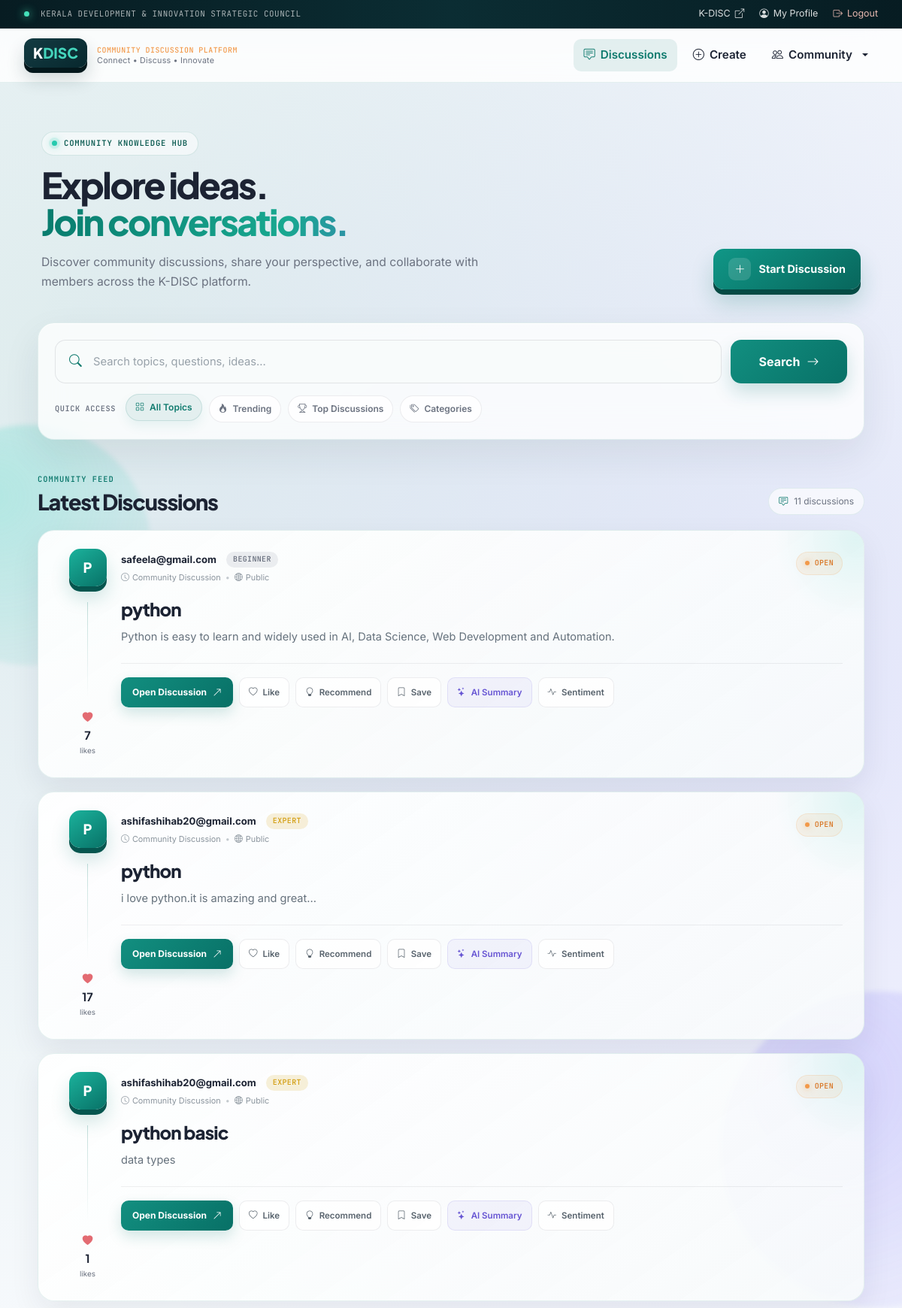
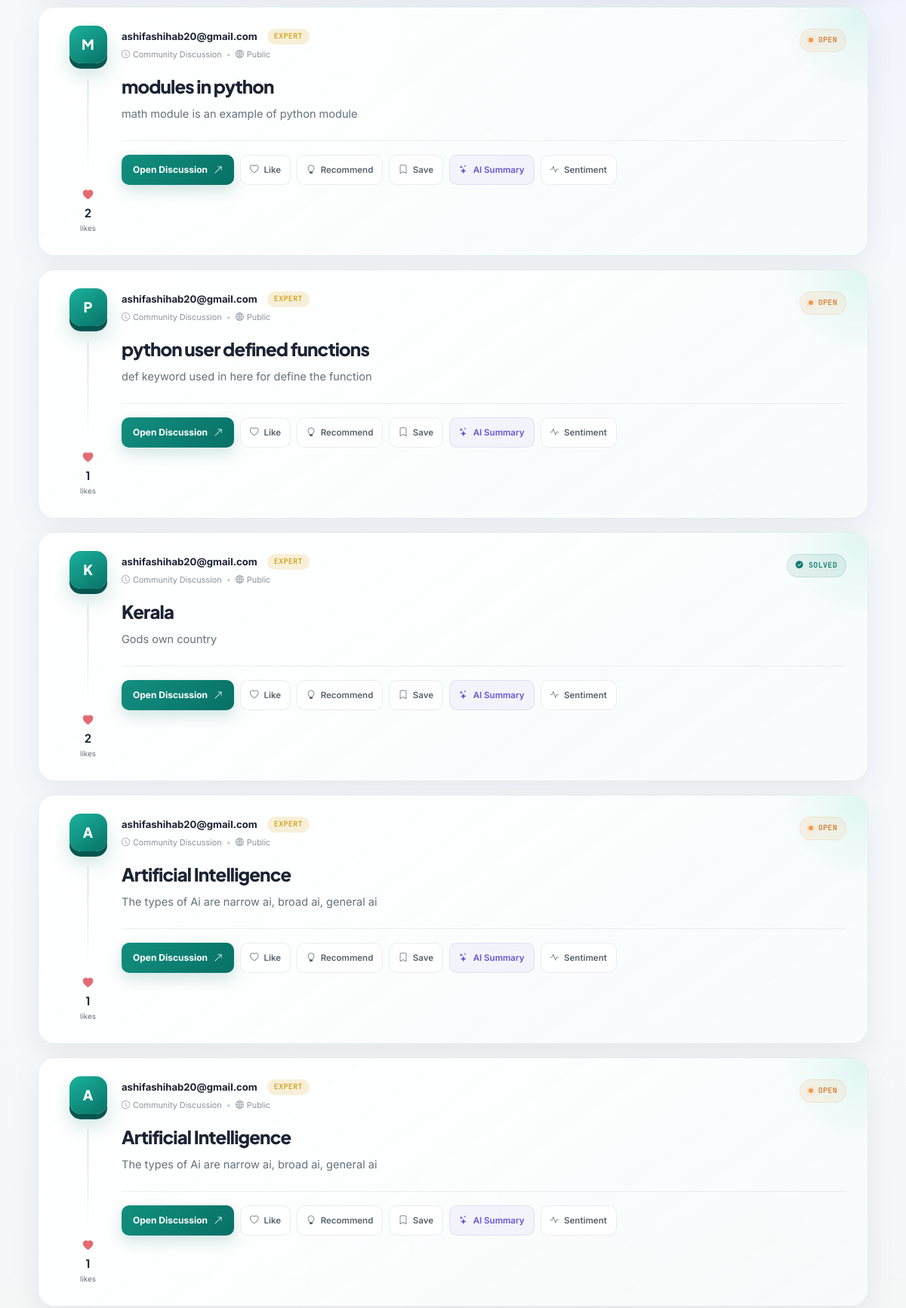
/view_posts (upper part), run on the app's committed database (2 pictures, top to bottom).
### tables this page shows
CREATE TABLE discussions(
    id INTEGER PRIMARY KEY AUTOINCREMENT,
    title TEXT,
    content TEXT
, owner TEXT, likes INTEGER DEFAULT 0, status TEXT DEFAULT 'Open');

### flask_backend/app.py (the view, shortened to what this page needs)
@app.route("/view_posts")
def view_posts():
    search = request.args.get("search", "")
    conn = sqlite3.connect(DB_PATH)
    cursor = conn.cursor()
    if search:
        cursor.execute(
            """
            SELECT *
            FROM discussions
            WHERE title LIKE ?
            """,
            ('%' + search + '%',)
        )
    else:
        cursor.execute(
            """
            SELECT *
            FROM discussions
            """
        )
    posts = cursor.fetchall()
    author_badges = {}
    for post in posts:
        owner = post[3]
        if owner not in author_badges:
            author_badges[owner] = get_user_badge(
                owner,
                cursor
            )
    saved_ids = []
    liked_ids = []
    conn.close()
    return render_template(
        "view_posts.html",
        posts=posts,
        current_user=session.get("user"),
        author_badges=author_badges,
        saved_ids=saved_ids,
        liked_ids=liked_ids
    )

### flask_backend/app.py (called while the page is built)
def get_user_badge(email, cursor):
    cursor.execute(
        "SELECT * FROM discussions WHERE owner=?",
        (email,)
    )
    user_posts = cursor.fetchall()
    total_likes = sum(post[4] for post in user_posts)
    total_comments = 0
    for post in user_posts:
        cursor.execute(
            "SELECT COUNT(*) FROM comments WHERE discussion_id=?",
            (post[0],)
        )
        total_comments += cursor.fetchone()[0]
    post_count = len(user_posts)
    reputation = (post_count * 10) + (total_likes * 2) + (total_comments * 5)
    if reputation < 50:
        return "Beginner"
    elif reputation < 100:
        return "Contributor"
    else:
        return "Expert"

### flask_backend/templates/view_posts.html (shortened to what this page needs)
{% extends "base.html" %}
{% block content %}
<section class="discussion-page-header">
    <div>
        <div class="discussion-header-badge">
            <span class="discussion-live-dot"></span>
            COMMUNITY KNOWLEDGE HUB
        </div>
        <h1 class="discussion-page-title">
            Explore ideas.
            <span>Join conversations.</span>
        </h1>
        <p class="discussion-page-description">
            Discover community discussions, share your perspective,
            and collaborate with members across the K-DISC platform.
        </p>
    </div>
    <div class="discussion-header-actions">
        <a href="/create_post" class="discussion-create-btn">
            <span>
                <i class="bi bi-plus-lg"></i>
            </span>
            Start Discussion
        </a>
    </div>
</section>
<section class="modern-search-panel">
    <form method="GET"
          action="/view_posts"
          id="searchForm">
        <div class="discussion-search-row">
            <div class="modern-search-wrap search-input-wrap">
                <i class="bi bi-search search-main-icon"></i>
                <input type="text"
                       name="search"
                       id="searchInput"
                       autocomplete="off"
                       value="{{ request.args.get('search', '') }}"
                       placeholder="Search topics, questions, ideas...">
            </div>
            <button type="submit"
                    class="modern-search-btn">
                Search
                <i class="bi bi-arrow-right"></i>
            </button>
        </div>
    </form>
    <div class="discussion-filter-row">
        <span class="filter-label">
            Quick access
        </span>
        <a href="/view_posts"
           class="discussion-filter-chip active">
            <i class="bi bi-grid"></i>
            All Topics
        </a>
        <a href="/trending"
           class="discussion-filter-chip">
            <i class="bi bi-fire"></i>
            Trending
        </a>
        <a href="/top_posts"
           class="discussion-filter-chip">
            <i class="bi bi-trophy"></i>
            Top Discussions
        </a>
        <a href="/category_analysis"
           class="discussion-filter-chip">
            <i class="bi bi-tags"></i>
            Categories
        </a>
    </div>
</section>
<div class="discussion-content-heading">
    <div>
        <span class="discussion-section-label">
            COMMUNITY FEED
        </span>
        <h2>
            {% if request.args.get('search') %}
                Search Results
            {% else %}
                Latest Discussions
            {% endif %}
        </h2>
    </div>
    {% if posts %}
    <div class="discussion-count">
        <i class="bi bi-chat-square-text"></i>
        <span>
            {{ posts|length }}
            {% if posts|length == 1 %}
                discussion
            {% else %}
                discussions
            {% endif %}
        </span>
    </div>
    {% endif %}
</div>
{% if posts %}
<div class="modern-discussion-feed">
    {% for post in posts %}
    <article class="modern-topic-card tilt-card">
        <div class="topic-side-column">
            <div class="topic-avatar">
                {{ post[1][0]|upper }}
            </div>
            <div class="topic-like-count"
     id="like-display-{{ post[0] }}">
    <i class="bi bi-heart-fill"
       id="like-heart-{{ post[0] }}"></i>
    <strong data-like-count="{{ post[0] }}">
        {{ post[4] }}
    </strong>
    <span>
        likes
    </span>
</div>
        </div>
        <div class="topic-main-content">
            <div class="topic-top-row">
                <div class="topic-author-info">
                    <div class="topic-author-row">
                        <span class="topic-author-name">
                            {{ post[3] }}
                        </span>
                        <span class="
                            author-badge
                            author-badge-{{ author_badges[post[3]]|lower }}
                        ">
                            {{ author_badges[post[3]] }}
                        </span>
                    </div>
                    <div class="topic-small-meta">
                        <span>
                            <i class="bi bi-clock"></i>
                            Community Discussion
                        </span>
                        <span class="meta-separator">
                            •
                        </span>
                        <span>
                            <i class="bi bi-globe2"></i>
                            Public
                        </span>
                    </div>
                </div>
                {% if post[5] == "Solved" %}
                <span class="modern-status status-complete">
                    <i class="bi bi-check-circle-fill"></i>
                    Solved
                </span>
                {% else %}
                <span class="modern-status status-active">
                    <span class="status-active-dot"></span>
                    Open
                </span>
                {% endif %}
            </div>
            <h2 class="modern-topic-title">
                <a href="/discussion/{{ post[0] }}">
                    {{ post[1] }}
                </a>
            </h2>
            <p class="modern-topic-excerpt">
                {{ post[2][:280] }}
            </p>
            <div class="modern-topic-actions">
                <a href="/discussion/{{ post[0] }}"
                   class="topic-open-btn">
                    Open Discussion
                    <i class="bi bi-arrow-up-right"></i>
                </a>
                <button
    type="button"
    class="topic-action-btn like-btn {% if post[0] in liked_ids %}liked{% endif %}"
    data-post-id="{{ post[0] }}">
    {% if post[0] in liked_ids %}
        <i class="bi bi-heart-fill"></i>
        <span>Liked</span>
    {% else %}
        <i class="bi bi-heart"></i>
        <span>Like</span>
    {% endif %}
</button>
                <a href="/recommend/{{ post[0] }}"
                   class="topic-action-btn">
                    <i class="bi bi-lightbulb"></i>
                    Recommend
                </a>
                {% if post[0] in saved_ids %}
                <a href="/unbookmark/{{ post[0] }}"
                   class="topic-action-btn action-saved">
                    <i class="bi bi-bookmark-fill"></i>
                    Saved
                </a>
                {% else %}
                <a href="/bookmark/{{ post[0] }}"
                   class="topic-action-btn">
                    <i class="bi bi-bookmark"></i>
                    Save
                </a>
                {% endif %}
                <a href="/summary/{{ post[0] }}"
                   class="topic-action-btn action-ai">
                    <i class="bi bi-stars"></i>
                    AI Summary
                </a>
                <a href="/sentiment/{{ post[0] }}"
                   class="topic-action-btn">
                    <i class="bi bi-activity"></i>
                    Sentiment
                </a>
            </div>
        </div>
        <div class="topic-card-glow"></div>
    </article>
    {% endfor %}
</div>
{% endif %}
{% endblock %}

### data on the page
discussions: title "P", likes "7", owner "safeela@gmail.com", owner "BEGINNER", status "Open" (drawn), title "python", content "Python is easy to learn and widely used in AI, Data Science, Web Development and Automation.", shows "Like"
discussions: title "P", likes "17", owner "ashifashihab20@gmail.com", owner "EXPERT", status "Open" (drawn), title "python", content "i love python.it is amazing and great...", shows "Like"
discussions: title "P", likes "1", owner "ashifashihab20@gmail.com", owner "EXPERT", status "Open" (drawn), title "python basic", content "data types", shows "Like"
discussions: title "M", likes "2", owner "ashifashihab20@gmail.com", owner "EXPERT", status "Open" (drawn), title "modules in python", content "math module is an example of python module", shows "Like"
discussions: title "P", likes "1", owner "ashifashihab20@gmail.com", owner "EXPERT", status "Open" (drawn), title "python user defined functions", content "def keyword used in here for define the function", shows "Like"
discussions: title "K", likes "2", owner "ashifashihab20@gmail.com", owner "EXPERT", status "Solved" (drawn), title "Kerala", content "Gods own country", shows "Like"
discussions: title "A", likes "1", owner "ashifashihab20@gmail.com", owner "EXPERT", status "Open" (drawn), title "Artificial Intelligence", content "The types of Ai are narrow ai, broad ai, general ai", shows "Like"
discussions: title "A", likes "1", owner "ashifashihab20@gmail.com", owner "EXPERT", status "Open" (drawn), title "Artificial Intelligence", content "The types of Ai are narrow ai, broad ai, general ai", shows "Like"

### other printed values
{{ posts|length }} "11"
